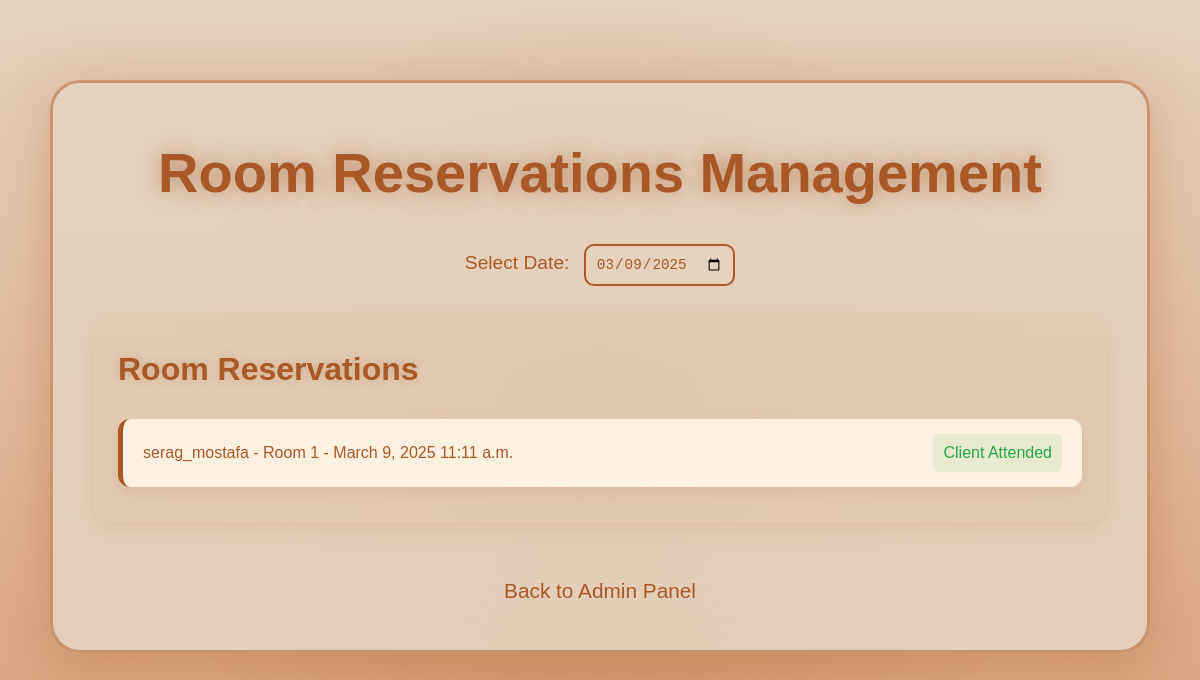
/cafe/admin/room_reservations/ (signed in), run on the app's committed database.
### cafe/models.py (models this page shows, shortened)
class RoomReservation(models.Model):
    user = models.ForeignKey(User, on_delete=models.CASCADE)
    room = models.ForeignKey(Room, on_delete=models.CASCADE)
    date = models.DateField()
    start_time = models.TimeField()
    duration = models.IntegerField(choices=[(30, '30 min'), (60, '1 hour'), (120, '2 hours')])
    created_at = models.DateTimeField(auto_now_add=True)
    attended = models.BooleanField(null=True, blank=True, default=None)  # New field: True (attended), False (no-show), None (not yet confirmed)

class Room(models.Model):
    number = models.IntegerField(unique=True)
    is_available = models.BooleanField(default=True)

### cafe/views.py (the view)
# urls.py: path('admin/room_reservations/', views.room_reservations_page, name='room_reservations_page'),
@login_required
@user_passes_test(lambda u: u.is_staff)
def room_reservations_page(request):
    date_str = request.GET.get('date', '')
    try:
        selected_date = datetime.strptime(date_str, '%Y-%m-%d').date() if date_str else timezone.now().date()
    except ValueError:
        selected_date = timezone.now().date()
    context = {
        'room_reservations': RoomReservation.objects.filter(date=selected_date),
        'selected_date': selected_date,
    }
    return render(request, 'cafe/room_reservations_page.html', context)

### cafe/templates/cafe/room_reservations_page.html (shortened to what this page needs)
{% load static %}
<!DOCTYPE html>
<html lang="en">
<head>
</head>
<body>
    <div class="reservations-container">
        <h1>Room Reservations Management</h1>
        <div class="date-filter">
            <label for="date-picker">Select Date:</label>
            <input type="date" id="date-picker" value="{{ selected_date|date:'Y-m-d' }}">
        </div>
        <div class="section">
            <h2>Room Reservations</h2>
            <ul id="room-reservations-list">
                {% for reservation in room_reservations %}
                    <li data-reservation-id="{{ reservation.id }}">
                        <span>{{ reservation.user.username }} - Room {{ reservation.room.number }} - {{ reservation.date }} {{ reservation.start_time }}</span>
                        {% if reservation.attended is not None %}
                            <span class="attendance-status {% if reservation.attended %}attended{% else %}not-attended{% endif %}">
                                {% if reservation.attended %}Client Attended{% else %}Client Did Not Attend{% endif %}
                            </span>
                        {% else %}
                            <div class="attendance-buttons">
                                <button class="attendance-button true" data-attended="true">✔</button>
                                <button class="attendance-button false" data-attended="false">✘</button>
                            </div>
                        {% endif %}
                    </li>
                {% endfor %}
            </ul>
        </div>
        <a href="{% url 'cafe:admin_page' %}" class="back-link">Back to Admin Panel</a>
    </div>
</body>
</html>

### cafe/templates/cafe/room_reservations_page.html (style rules this page uses)
* { margin: 0; padding: 0; box-sizing: border-box; }
body { font-family: 'Orbitron', 'Poppins', sans-serif; background: linear-gradient(180deg, #e4d3c1 0%, #d89b6e 100%); color: #aa5825; line-height: 1.8; min-height: 100vh; overflow-x: hidden; position: relative; -webkit-font-smoothing: antialiased; -moz-osx-font-smoothing: grayscale; }
body::before { content: ''; position: fixed; top: 0; left: 0; width: 100%; height: 100%; background: radial-gradient(circle, rgba(170, 88, 37, 0.3) 0%, transparent 60%); z-index: -1; animation: cosmic-pulse 12s infinite ease-in-out; }
body::after { content: ''; position: absolute; width: 6px; height: 6px; background: rgba(228, 211, 193, 0.8); border-radius: 50%; box-shadow: 0 0 25px rgba(228, 211, 193, 0.6); animation: orbit 18s infinite ease-in-out; top: 15%; left: 25%; }
.reservations-container { max-width: 1100px; margin: 80px auto; padding: 40px; background: rgba(228, 211, 193, 0.9); border-radius: 30px; box-shadow: 0 12px 50px rgba(170, 88, 37, 0.3), 0 0 70px rgba(216, 155, 110, 0.2); position: relative; transition: transform 0.5s ease, box-shadow 0.5s ease; border: 3px solid rgba(170, 88, 37, 0.5); }
h1 { font-size: 3.5em; color: #aa5825; text-align: center; margin-bottom: 20px; text-shadow: 0 0 20px rgba(170, 88, 37, 0.6), 0 0 30px rgba(228, 211, 193, 0.4); animation: glow 2.5s infinite ease-in-out; }
.date-filter { text-align: center; margin-bottom: 30px; }
.date-filter label { font-size: 1.2em; color: #aa5825; margin-right: 10px; }
.date-filter input[type="date"] { padding: 10px; font-size: 1.1em; background: rgba(228, 211, 193, 0.7); border: 2px solid #aa5825; border-radius: 10px; color: #aa5825; outline: none; transition: border-color 0.3s ease, box-shadow 0.3s ease; }
.section { margin-bottom: 50px; padding: 25px; background: rgba(216, 155, 110, 0.1); border-radius: 20px; box-shadow: 0 5px 20px rgba(170, 88, 37, 0.15); transition: transform 0.3s ease, box-shadow 0.3s ease; }
h2 { font-size: 2em; color: #aa5825; margin-bottom: 20px; text-shadow: 0 0 10px rgba(170, 88, 37, 0.3); }
ul { list-style: none; padding: 0; }
li { padding: 15px 20px; margin: 10px 0; background: rgba(255, 245, 230, 0.9); border-radius: 12px; box-shadow: 0 5px 15px rgba(170, 88, 37, 0.15); display: flex; justify-content: space-between; align-items: center; transition: transform 0.3s ease, box-shadow 0.3s ease, background 0.3s ease; border-left: 5px solid #aa5825; animation: slideInFromRight 0.5s ease-out; flex-wrap: wrap; gap: 10px; }
.back-link { display: block; text-align: center; margin-top: 40px; font-size: 1.3em; color: #aa5825; text-decoration: none; transition: color 0.3s ease, transform 0.3s ease, text-shadow 0.3s ease; }
.attendance-status { font-size: 1em; padding: 5px 10px; border-radius: 5px; }
.attendance-status.attended { color: #28a745; background: rgba(40, 167, 69, 0.1); }

### data on the page
RoomReservation: user.username "serag_mostafa", room.number "1", date "March 9, 2025", start_time "11:11 a.m.", attended "Client Attended"
